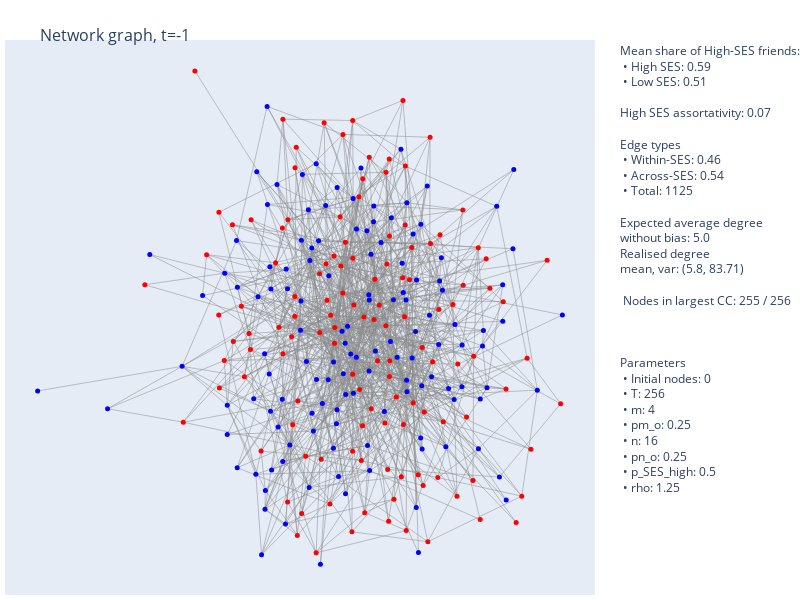

Write notebook code for a chart like this one.
### Markdown cell above
# Actual work

### Code cell
# parameter selection

# initial nodes and time
initial_n = 0
T = 256

p = 0.25

# parent nodes and prob
m = 4
pm_o = p

# parent neighbours and prob
n = 16
pn_o = p

rho = 1.25

# p high SES
p_SES_high = 0.5

new_sim = JacksonSimulationV2(initial_n, T, m, pm_o, n, pn_o, p_SES_high, biased=True, rho=rho)

plotly_sim_drawing.plotly_draw(plotly_sim_drawing(), new_sim, -1, layout='spring', draw_largest_CC=True)

### Figure 1 — Plotly figure (JSON) as saved in the notebook; plotly's stock layout.template omitted (floating-point values rounded to 4 significant figures; data arrays with more than 128 entries replaced by an {"elided": "..."} marker saying what was removed)
{"data": [{"line": {"color": "#888", "width": 0.5}, "mode": "lines", "type": "scatter", "x": {"elided": "3375 float values"}, "y": {"elided": "3375 float values"}}, {"hoverinfo": "text", "marker": {"color": {"elided": "255 str values"}, "size": 5}, "mode": "markers", "text": {"elided": "255 str values"}, "type": "scatter", "x": {"elided": "255 float values"}, "y": {"elided": "255 float values"}}], "layout": {"annotations": [{"align": "left", "showarrow": false, "text": "Mean share of High-SES friends:<br> • High SES: 0.59<br> • Low SES: 0.51<br><br>High SES assortativity: 0.07<br><br>Edge types<br> • Within-SES: 0.46<br> • Across-SES: 0.54<br> • Total: 1125<br><br>Expected average degree <br>without bias: 5.0<br>Realised degree <br>mean, var: (5.8, 83.71)<br><br> Nodes in largest CC: 255 / 256<br><br><br><br>Parameters<br> • Initial nodes: 0<br> • T: 256<br> • m: 4<br> • pm_o: 0.25<br> • n: 16<br> • pn_o: 0.25<br> • p_SES_high: 0.5<br> • rho: 1.25", "x": 1.35, "xref": "paper", "y": 1, "yref": "paper"}], "height": 600, "hovermode": "closest", "margin": {"b": 5, "l": 5, "r": 205, "t": 40}, "showlegend": false, "title": {"font": {"size": 16}, "text": "<br>Network graph, t=-1"}, "width": 800, "xaxis": {"showgrid": false, "showticklabels": false, "zeroline": false}, "yaxis": {"showgrid": false, "showticklabels": false, "zeroline": false}}}
